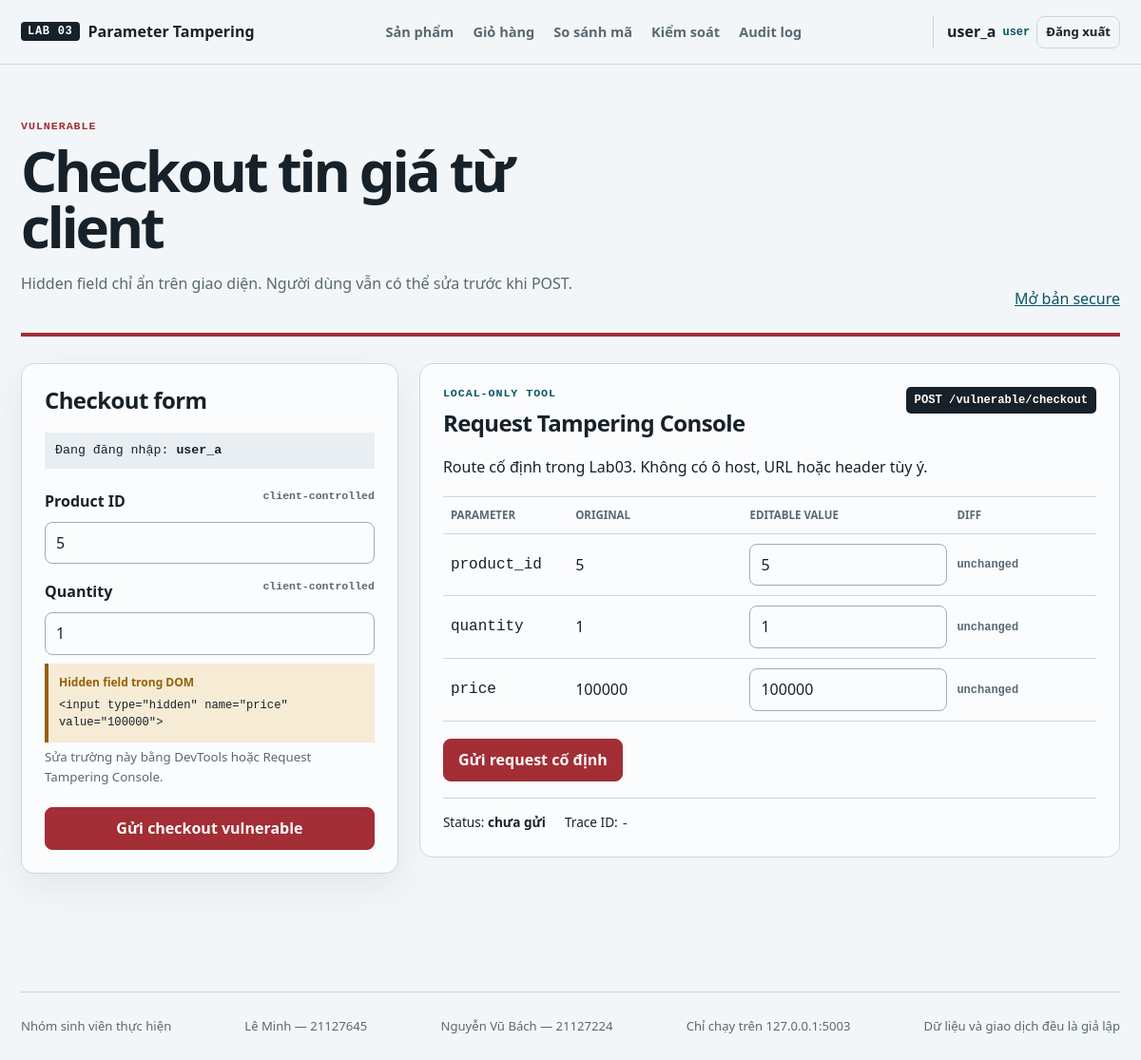
The page /vulnerable/checkout (signed in) on the database its author committed.
### tables this page shows
CREATE TABLE users (
    id INTEGER PRIMARY KEY,
    username TEXT NOT NULL UNIQUE,
    email TEXT NOT NULL UNIQUE,
    password_hash TEXT NOT NULL,
    role TEXT NOT NULL CHECK (role IN ('user', 'admin')),
    created_at TEXT NOT NULL DEFAULT CURRENT_TIMESTAMP,
    updated_at TEXT NOT NULL DEFAULT CURRENT_TIMESTAMP
);

CREATE TABLE products (
    id INTEGER PRIMARY KEY,
    name TEXT NOT NULL,
    description TEXT NOT NULL,
    price_vnd INTEGER NOT NULL CHECK (price_vnd >= 0),
    stock INTEGER NOT NULL CHECK (stock >= 0),
    created_at TEXT NOT NULL DEFAULT CURRENT_TIMESTAMP
);

### app.py (the view, shortened to what this page needs)
    @app.route("/vulnerable/checkout", methods=["GET", "POST"])
    @login_required
    def checkout_vulnerable():
        if request.method == "GET":
            return checkout_page("vulnerable")

### auth.py (called while the page is built)
def login_required(view):
    @wraps(view)
    def wrapped(*args, **kwargs):
        if "user_id" not in session:
            return redirect(url_for("login", next=request.full_path.rstrip("?")))
        return view(*args, **kwargs)
    return wrapped

### database.py (called while the page is built)
def _database_path() -> Path:
    path = Path(current_app.config["DATABASE"])
    return path if path.is_absolute() else Path(current_app.root_path, path)

def get_db() -> sqlite3.Connection:
    if "db" not in g:
        g.db = sqlite3.connect(_database_path())
        g.db.row_factory = sqlite3.Row
        g.db.execute("PRAGMA foreign_keys = ON")
    return g.db

def query_one(sql: str, parameters: tuple = ()):
    return get_db().execute(sql, parameters).fetchone()

def query_all(sql: str, parameters: tuple = ()):
    return get_db().execute(sql, parameters).fetchall()

### services.py (called while the page is built)
def get_user(user_id: int) -> dict | None:
    row = query_one("SELECT id, username, email, role, created_at, updated_at FROM users WHERE id = ?", (user_id,))
    return dict(row) if row else None

def get_product(product_id: int) -> dict | None:
    row = query_one("SELECT * FROM products WHERE id = ?", (product_id,))
    return dict(row) if row else None

def cart_for_user(user_id: int) -> list[dict]:
    return [dict(row) for row in query_all(
        """SELECT c.id, c.user_id, c.product_id, c.quantity, p.name, p.price_vnd,
                  c.quantity * p.price_vnd AS line_total
           FROM cart_items AS c JOIN products AS p ON p.id = c.product_id
           WHERE c.user_id = ? ORDER BY c.id""",
        (user_id,),
    )]

### validators.py (called while the page is built)
def integer(value, name: str, minimum: int = 1, maximum: int | None = None) -> int:
    try:
        parsed = int(value)
    except (TypeError, ValueError) as exc:
        raise ValidationError(f"{name} phải là số nguyên.") from exc
    if parsed < minimum or maximum is not None and parsed > maximum:
        upper = f" đến {maximum}" if maximum is not None else " trở lên"
        raise ValidationError(f"{name} phải trong phạm vi {minimum}{upper}.")
    return parsed

### templates/vulnerable/checkout.html
{% extends 'base.html' %}{% block title %}Checkout vulnerable | Lab 03{% endblock %}
{% block content %}{% set product = product|default(cart_item|default({}, true), true) %}<section class="lab-header mode-vulnerable"><div><span class="mode-label">Vulnerable</span><h1>Checkout tin giá từ client</h1><p>Hidden field chỉ ẩn trên giao diện. Người dùng vẫn có thể sửa trước khi POST.</p></div><a class="mode-switch" href="/secure/checkout">Mở bản secure</a></section>
<div class="lab-workbench"><section class="panel"><h2>Checkout form</h2><p class="identity-line">Đang đăng nhập: <strong>{{ current_user.username|default(session.get('username', 'user_a') if session is defined else 'user_a') }}</strong></p><form class="form-stack" method="post" action="/vulnerable/checkout" data-parameter-form><label>Product ID <span>client-controlled</span></label><input name="product_id" value="{{ product.id|default(5) }}" data-original="{{ product.id|default(5) }}" required><label>Quantity <span>client-controlled</span></label><input type="number" name="quantity" min="1" max="10" value="{{ quantity|default(1) }}" data-original="{{ quantity|default(1) }}" required><input type="hidden" name="price" value="{{ product.price_vnd|default(100000) }}"><div class="hidden-field-proof"><span>Hidden field trong DOM</span><code>&lt;input type="hidden" name="price" value="{{ product.price_vnd|default(100000) }}"&gt;</code></div><small>Sửa trường này bằng DevTools hoặc Request Tampering Console.</small><button class="button button-danger" type="submit">Gửi checkout vulnerable</button></form></section>
{% with scenario='checkout', mode='vulnerable', route='/vulnerable/checkout', defaults={'product_id':product.id|default(5),'quantity':quantity|default(1),'price':product.price_vnd|default(100000)} %}{% include 'components/parameter_inspector.html' %}{% endwith %}</div>{% endblock %}

### templates/base.html (shortened to what this page needs)
<!doctype html>
<html lang="vi">
<head>
  <link rel="stylesheet" href="{{ url_for('static', filename='css/style.css') }}">
  <link rel="stylesheet" href="{{ url_for('static', filename='css/presentation.css') }}">
</head>
<body data-mode="{{ session.get('lab_mode', 'secure') if session is defined else 'secure' }}">
  <header class="site-header">
    <a class="brand" href="/" aria-label="Trang chủ Lab 03"><span>LAB 03</span> Parameter Tampering</a>
    <nav id="primary-nav" class="primary-nav" aria-label="Điều hướng chính">
      <a href="/products">Sản phẩm</a><a href="/cart">Giỏ hàng</a><a href="/comparison">So sánh mã</a><a href="/security-controls">Kiểm soát</a><a href="/audit-logs">Audit log</a>
    </nav>
    <div class="session-chip">
      {% if session is defined and session.get('user_id') %}
        <span>{{ session.get('username', 'user') }}</span><b>{{ session.get('role', 'user') }}</b>
        <form method="post" action="/logout"><button class="button button-quiet" type="submit">Đăng xuất</button></form>
      {% else %}<a class="button button-quiet" href="/login">Đăng nhập</a>{% endif %}
    </div>
  </header>
  <main id="main-content" tabindex="-1">
    {% block content %}{% endblock %}
  </main>
  <footer class="site-footer"><span>Nhóm sinh viên thực hiện</span><span>Lê Minh — 21127645</span><span>Nguyễn Vũ Bách — 21127224</span><span>Chỉ chạy trên 127.0.0.1:5003</span><span>Dữ liệu và giao dịch đều là giả lập</span></footer>
</body>
</html>

### templates/components/parameter_inspector.html
{% set original = defaults|default({}, true) %}
<section class="request-console" data-request-console data-route="{{ route }}" data-method="{{ 'GET' if scenario == 'invoice' else 'POST' }}" data-scenario="{{ scenario }}" data-mode="{{ mode }}">
  <header><div><span>Local-only tool</span><h2>Request Tampering Console</h2></div><span class="fixed-route">{{ 'GET' if scenario == 'invoice' else 'POST' }} {{ route }}</span></header>
  <p>Route cố định trong Lab03. Không có ô host, URL hoặc header tùy ý.</p>
  <form class="console-form" action="{{ route }}" method="{{ 'get' if scenario == 'invoice' else 'post' }}">
    <div class="parameter-editor"><div class="parameter-editor-head"><span>Parameter</span><span>Original</span><span>Editable value</span><span>Diff</span></div>{% for name, value in original.items() %}<label class="parameter-row"><code>{{ name }}</code><output>{{ value }}</output><input name="{{ name }}" value="{{ value }}" data-original="{{ value }}" aria-label="Giá trị {{ name }}"><output data-param-diff>unchanged</output></label>{% endfor %}</div>
    <button class="button {{ 'button-danger' if mode == 'vulnerable' }}" type="submit" data-console-send>Gửi request cố định</button>
  </form>
  <div class="console-result" aria-live="polite"><span>Status: <b data-console-status>chưa gửi</b></span><span>Trace ID: <code data-console-trace>-</code></span><a hidden data-console-open>Open response</a></div>
</section>

### rows shown on the page
users: get "user_a", get "user", username "user_a"
products: product_id "5", price_vnd "100000", name "price", price "100000"

### other values the page prints
{{ 'GET' if scenario == 'invoice' else 'POST' }} "POST"
{{ route }} "/vulnerable/checkout"
{{ name }} "product_id" "quantity"
{{ value }} "5" "1"
